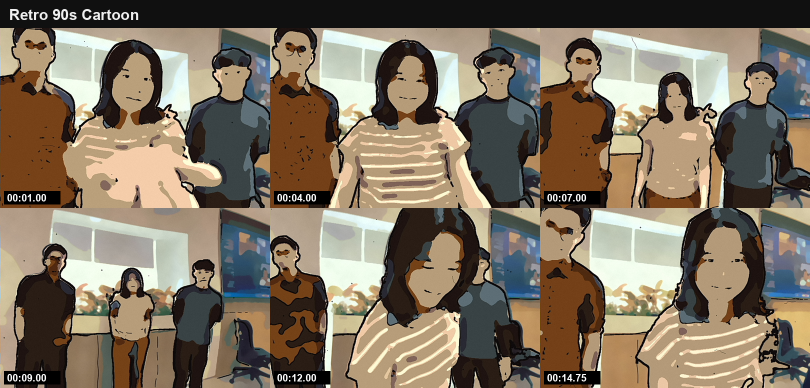
#> input picture styles/52-retro-90s-cartoon/example.png, 1620 x 776 px (shown at 1/2 size)
$ python -i render.py   (imports and definitions only)
#> lines starting #> are read from the running program, lines starting #| are printed output that depends on the picture
"""Retro 90s TV cartoon restyle, frame by frame.

usage: python -I render.py <frames_dir> <masks_dir> <out_dir> [all | frame numbers...]

Built like a 90s TV cel episode, at standard-definition resolution:
  CEL LAYER (people): flat, punchy fills from mean-shift, ONE hard shadow
    layer + one hard highlight, thick black wobbly ink outlines (silhouette)
    and thinner black inner lines; eyes / brows / mouth as solid black shapes.
    The ink lines are displaced by a new noise field every frame (line boil),
    and the cel paint gets a tiny per-frame gain/hue flicker.
  BACKGROUND: a separately painted plate — posterised gouache in a muted 90s
    production palette (mustard, teal, brick, dusty purple), soft brush
    texture, slightly warped "wonky" perspective, no black outlines, held
    still (backgrounds were one painting under the moving cels).
  FILM/TAPE: cel dust and hairs that sit on the cel for a few frames, then
    SD softness, chroma bleed, a light sharpening halo and grain, upscaled
    back to 1620x1080.
"""
import os
import sys
from multiprocessing import Pool

import cv2
import numpy as np

# [1 line that did not run here, left out]
ARGS = sys.argv[4:]
H, W = 1080, 1620
h, w = 540, 810          # working (SD-ish) resolution


# [4 lines left out: function frame_list, not called in this run]


def fbm(seed, hh, ww, octaves=4, base=6):
#> called with seed = 3, hh = 540, ww = 810, octaves = 5, base = 30
    rng = np.random.default_rng(seed)
    out = np.zeros((hh, ww), np.float32)
    amp, tot = 1.0, 0.0
    for o in range(octaves):
        c = base * 2 ** o
        n = rng.random((max(2, hh * c // ww), c)).astype(np.float32)
        out += amp * cv2.resize(n, (ww, hh), interpolation=cv2.INTER_CUBIC)
        tot += amp
        amp *= 0.5
#> further down, picture is the input picture: shape (776, 1620, 3); mean B, G, R 97.1, 114.4, 127.1
    return out / tot


# background palette ramp (BGR), dark -> light: dusty purple, teal, brick, mustard, cream
RAMP_KEYS = np.array([
    [70, 40, 55], [110, 95, 45], [70, 95, 165], [60, 160, 215], [175, 220, 240]], np.float32)


def ramp(t):
    t = np.clip(t, 0, 1) * (len(RAMP_KEYS) - 1)
    i = np.clip(t.astype(int), 0, len(RAMP_KEYS) - 2)
    f = (t - i)[..., None]
    return RAMP_KEYS[i] * (1 - f) + RAMP_KEYS[i + 1] * f


BG_TEX = (fbm(3, h, w, 5, 30) - 0.5).astype(np.float32)
yy0, xx0 = np.mgrid[0:h, 0:w].astype(np.float32)
# wonky perspective: slow sinusoidal warp of the background plate
WARP_X = xx0 + 6 * np.sin(yy0 / 70.0) + 4 * np.sin(xx0 / 150.0)
WARP_Y = yy0 + 5 * np.sin(xx0 / 90.0)


WB = np.array([1.10, 1.0, 0.91], np.float32)


# [9 lines left out: function read, not called in this run]


def background(src):
    ms = cv2.pyrMeanShiftFiltering(src, 10, 30)
    ms = cv2.medianBlur(ms, 7)
    f = ms.astype(np.float32) / 255
    lum = cv2.cvtColor(ms, cv2.COLOR_BGR2GRAY).astype(np.float32) / 255
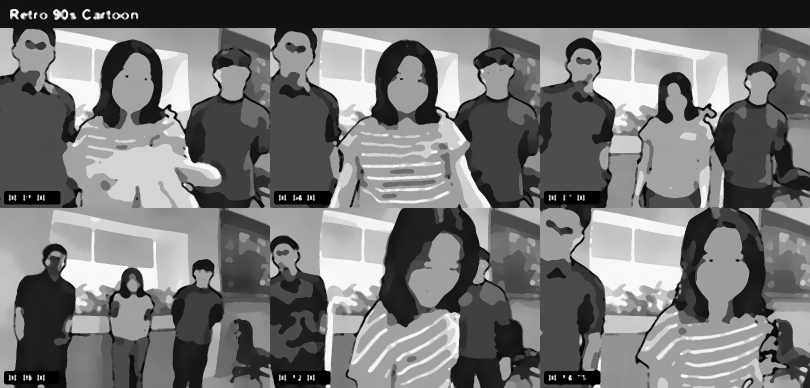
#> lum: shape (776, 1620) float32 (shown at 1/2 size); min 0, max 0.996, mean 0.456
    # posterise to 6 painted values, map through the 90s palette, keep a bit of
    # the original hue so the room still reads (wood stays warm, screen stays blue)
    q = np.floor(lum * 6) / 5
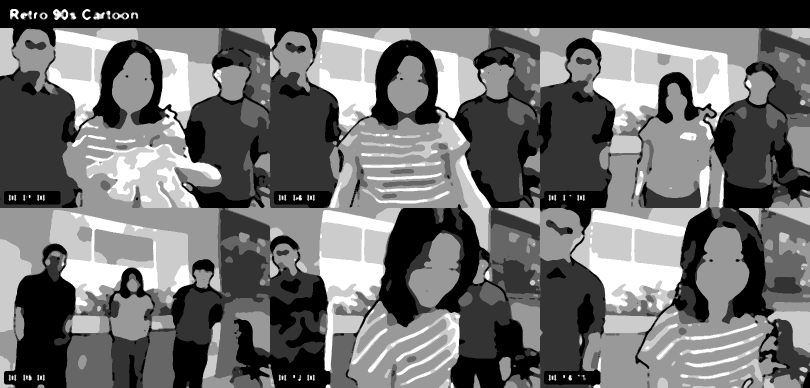
#> q: shape (776, 1620) float32 (shown at 1/2 size); min 0, max 1, mean 0.424
    q = cv2.GaussianBlur(q, (0, 0), 1.2)
    pal = ramp(q * 0.95 + 0.03) / 255
#> in ramp, `i = np.clip(t.astype(int), 0, len(RAMP_KEYS) - 2)`:
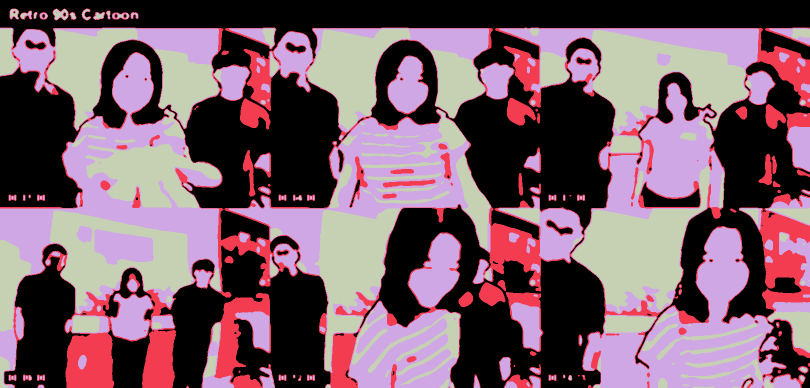
#> i: shape (776, 1620) int64 (shown at 1/2 size); 4 distinct labels, from 0 to 3; one colour per label, 0 black
#> in ramp, `f = (t - i)[..., None]`:
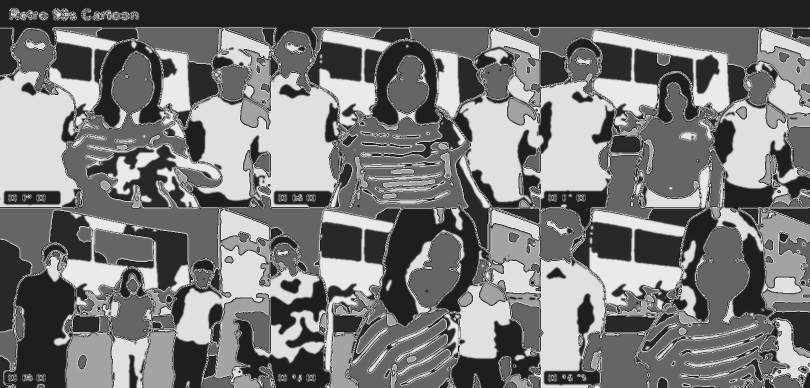
#> f: shape (776, 1620, 1) float64 (shown at 1/2 size); min 1.41e-05, max 1, mean 0.474
#> in ramp, `return RAMP_KEYS[i] * (1 - f) + RAMP_KEYS[i + 1] * f`:
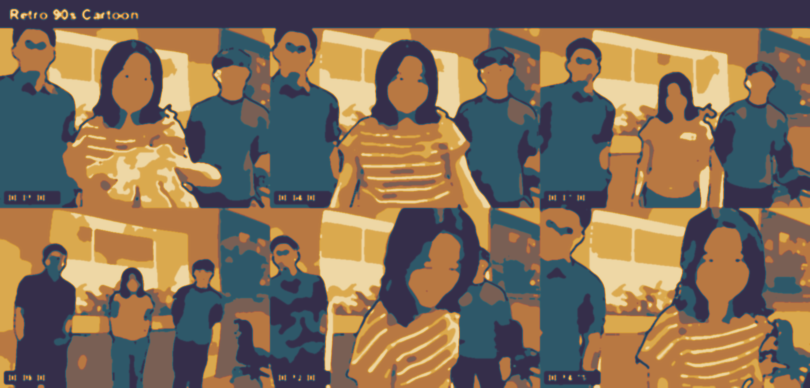
#> returned value: shape (776, 1620, 3) float64 (shown at 1/2 size); mean of channels 0, 1, 2 87.7, 109.4, 129.3; drawn as B, G, R
    f = 0.38 * pal + 0.62 * f * np.array([1.02, 1.0, 0.98], np.float32)
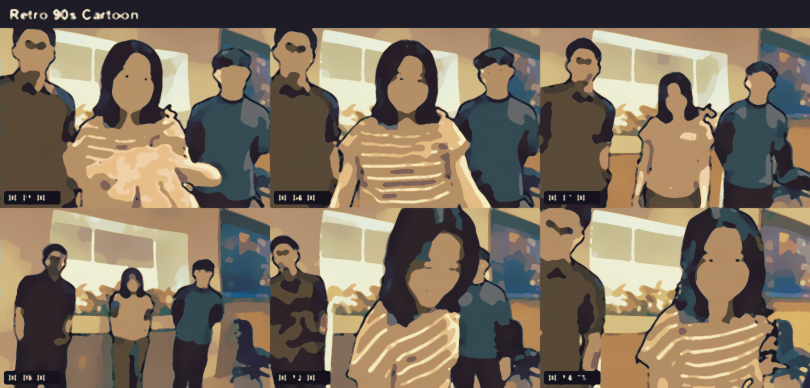
#> f: shape (776, 1620, 3) float64 (shown at 1/2 size); mean of channels 0, 1, 2 0.371, 0.441, 0.497; drawn as B, G, R
    hsv = cv2.cvtColor(f.astype(np.float32), cv2.COLOR_BGR2HSV)
#> hsv: shape (776, 1620, 3) float32; mean H, S, V 114.2, 0.3, 0.5
    hsv[..., 1] = np.clip(hsv[..., 1] * 1.1, 0, 1)
#> hsv: shape (776, 1620, 3) float32; mean H, S, V 114.2, 0.4, 0.5
    hsv[..., 2] = np.clip(hsv[..., 2] * 1.08 + 0.03, 0, 1)
#> hsv: shape (776, 1620, 3) float32; mean H, S, V 114.2, 0.4, 0.6
    f = cv2.cvtColor(hsv, cv2.COLOR_HSV2BGR)
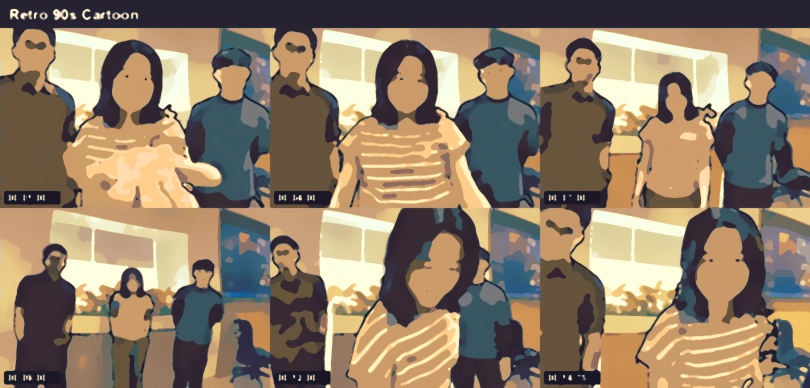
#> f: shape (776, 1620, 3) float32 (shown at 1/2 size); mean B, G, R 0.404, 0.491, 0.559
#> (the run stopped early here; a loop or call above may not have finished)
